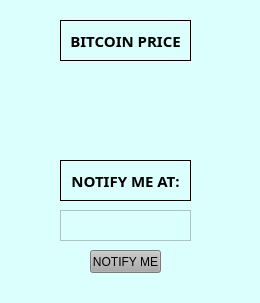
<?xml version="1.0" encoding="UTF-8"?>
<ui version="4.0">
 <class>MainWindow</class>
 <widget class="QMainWindow" name="MainWindow">
  <property name="geometry">
   <rect>
    <x>0</x>
    <y>0</y>
    <width>260</width>
    <height>303</height>
   </rect>
  </property>
  <property name="windowTitle">
   <string>BitTracker</string>
  </property>
  <property name="autoFillBackground">
   <bool>false</bool>
  </property>
  <property name="styleSheet">
   <string notr="true">background-color: rgb(219, 255, 253)</string>
  </property>
  <widget class="QWidget" name="centralwidget">
   <widget class="QLabel" name="label">
    <property name="geometry">
     <rect>
      <x>60</x>
      <y>20</y>
      <width>131</width>
      <height>41</height>
     </rect>
    </property>
    <property name="font">
     <font>
      <family>Corbel Light</family>
      <pointsize>11</pointsize>
      <weight>75</weight>
      <bold>true</bold>
     </font>
    </property>
    <property name="autoFillBackground">
     <bool>false</bool>
    </property>
    <property name="styleSheet">
     <string notr="true">border: 1px solid #000;</string>
    </property>
    <property name="text">
     <string>BITCOIN PRICE</string>
    </property>
    <property name="alignment">
     <set>Qt::AlignCenter</set>
    </property>
   </widget>
   <widget class="QLabel" name="label_price">
    <property name="geometry">
     <rect>
      <x>70</x>
      <y>70</y>
      <width>111</width>
      <height>41</height>
     </rect>
    </property>
    <property name="font">
     <font>
      <family>Corbel Light</family>
      <pointsize>11</pointsize>
      <weight>50</weight>
      <bold>false</bold>
     </font>
    </property>
    <property name="text">
     <string/>
    </property>
    <property name="alignment">
     <set>Qt::AlignCenter</set>
    </property>
   </widget>
   <widget class="QLabel" name="label_updated">
    <property name="geometry">
     <rect>
      <x>60</x>
      <y>110</y>
      <width>131</width>
      <height>41</height>
     </rect>
    </property>
    <property name="font">
     <font>
      <family>Corbel Light</family>
      <pointsize>8</pointsize>
      <weight>75</weight>
      <bold>true</bold>
     </font>
    </property>
    <property name="layoutDirection">
     <enum>Qt::LeftToRight</enum>
    </property>
    <property name="autoFillBackground">
     <bool>false</bool>
    </property>
    <property name="styleSheet">
     <string notr="true"/>
    </property>
    <property name="text">
     <string/>
    </property>
    <property name="alignment">
     <set>Qt::AlignCenter</set>
    </property>
   </widget>
   <widget class="QLabel" name="label_4">
    <property name="geometry">
     <rect>
      <x>60</x>
      <y>160</y>
      <width>131</width>
      <height>41</height>
     </rect>
    </property>
    <property name="font">
     <font>
      <family>Corbel Light</family>
      <pointsize>11</pointsize>
      <weight>75</weight>
      <bold>true</bold>
     </font>
    </property>
    <property name="autoFillBackground">
     <bool>false</bool>
    </property>
    <property name="styleSheet">
     <string notr="true">border: 1px solid #000;</string>
    </property>
    <property name="text">
     <string>NOTIFY ME AT:</string>
    </property>
    <property name="alignment">
     <set>Qt::AlignCenter</set>
    </property>
   </widget>
   <widget class="QPushButton" name="pushButton">
    <property name="geometry">
     <rect>
      <x>90</x>
      <y>250</y>
      <width>71</width>
      <height>23</height>
     </rect>
    </property>
    <property name="styleSheet">
     <string notr="true">background-color: rgb(170, 170, 170)</string>
    </property>
    <property name="text">
     <string>NOTIFY ME</string>
    </property>
   </widget>
   <widget class="QPlainTextEdit" name="textInput">
    <property name="geometry">
     <rect>
      <x>60</x>
      <y>210</y>
      <width>131</width>
      <height>31</height>
     </rect>
    </property>
   </widget>
  </widget>
  <widget class="QStatusBar" name="statusbar"/>
 </widget>
 <resources/>
 <connections/>
</ui>
